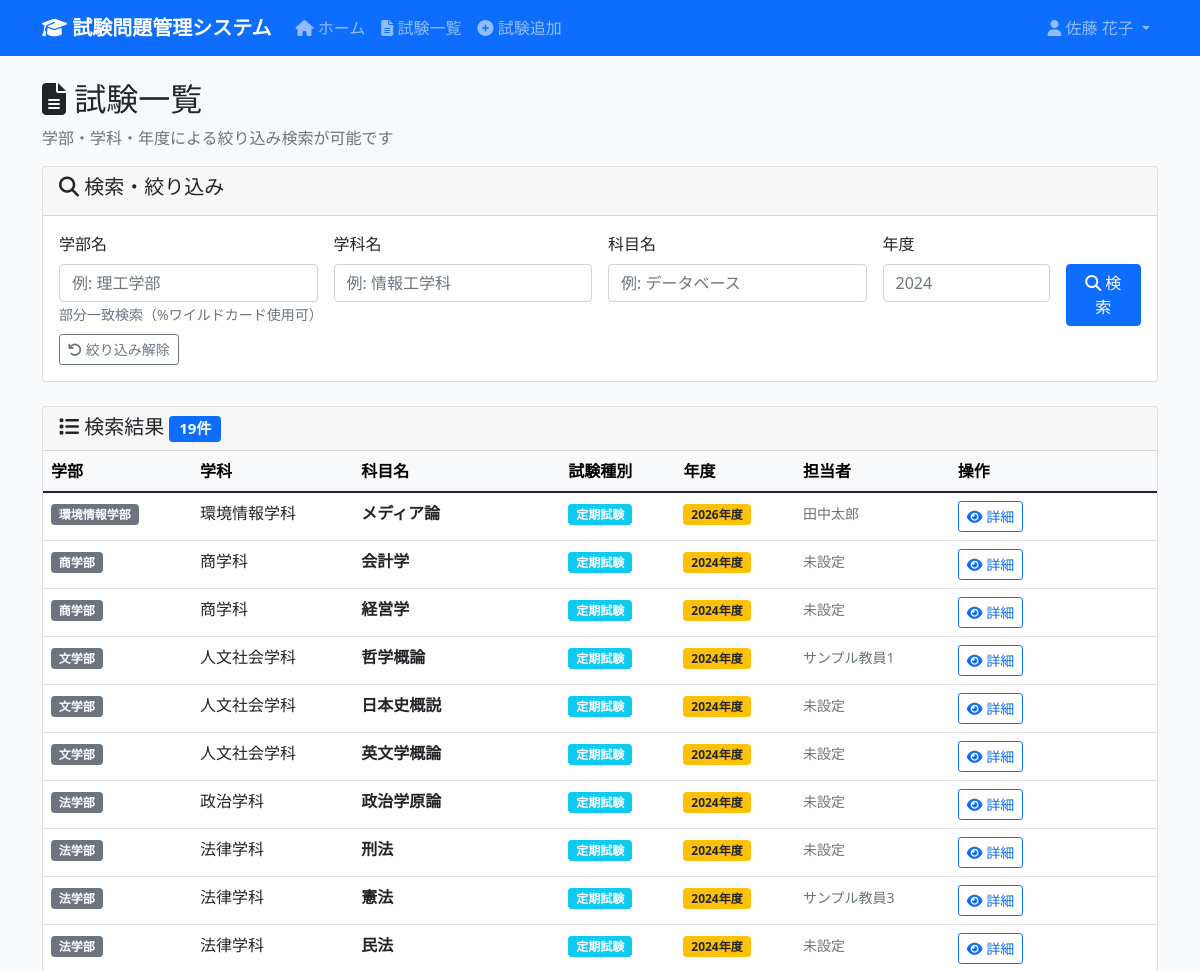
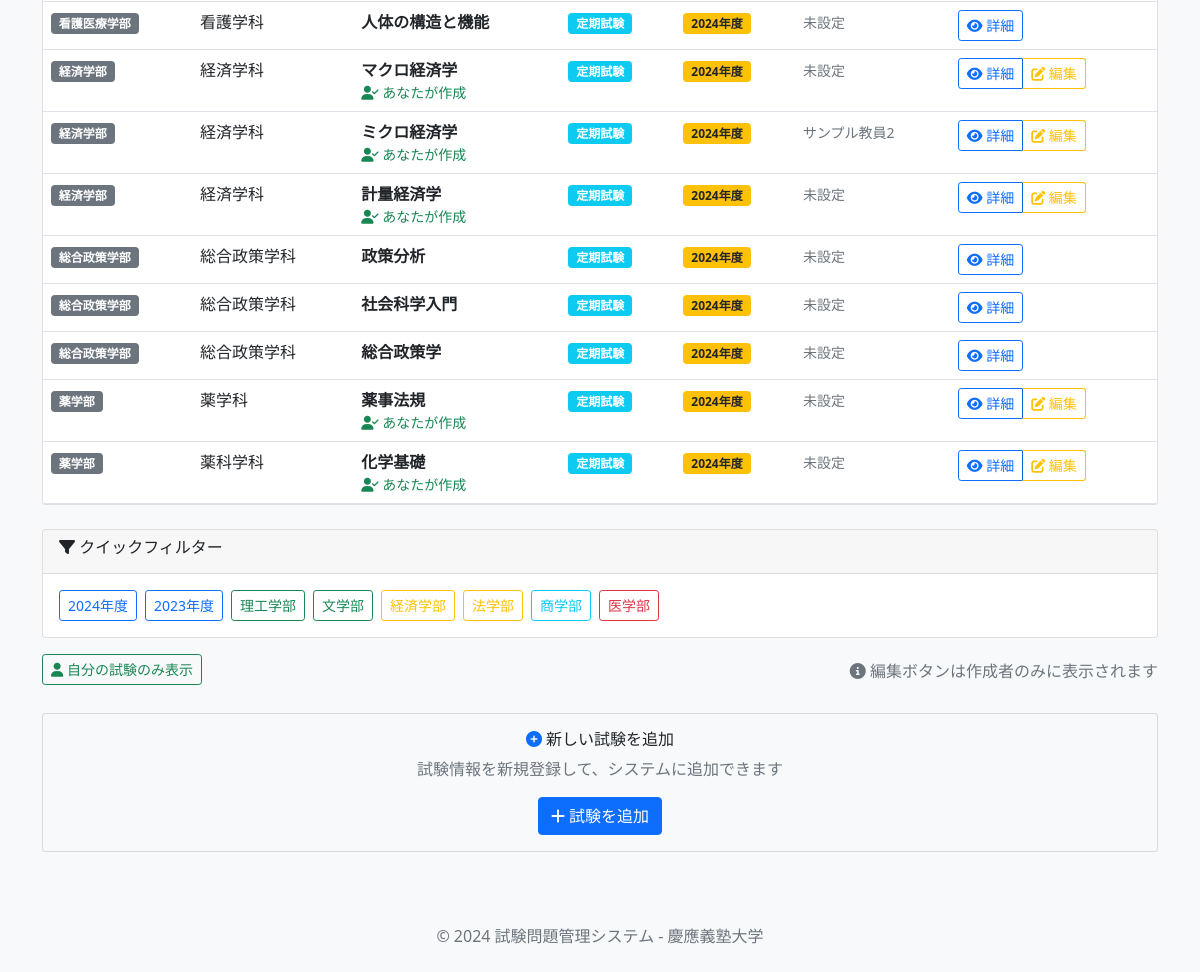
Page /exams (signed in) on the committed database (2 pictures, top to bottom).
### tables this page shows
CREATE TABLE Exams (
                exam_id INTEGER PRIMARY KEY AUTOINCREMENT,
                subject_id INTEGER NOT NULL,
                exam_type_id INTEGER NOT NULL,
                exam_year INTEGER NOT NULL,
                instructions TEXT,
                created_by INTEGER,
                created_at DATETIME DEFAULT CURRENT_TIMESTAMP,
                updated_at DATETIME DEFAULT CURRENT_TIMESTAMP,
                FOREIGN KEY (subject_id) REFERENCES Subjects(subject_id),
                FOREIGN KEY (exam_type_id) REFERENCES ExamTypes(exam_type_id),
                FOREIGN KEY (created_by) REFERENCES Users(user_id) ON DELETE SET NULL,
                UNIQUE(subject_id, exam_type_id, exam_year)
            );

### app.py (the view)
@app.route('/exams')
@login_required
def exams() -> str:
    cur = get_db().cursor()
    exam_list = cur.execute('''
        SELECT
            e.exam_id,
            f.faculty_name,
            d.department_name,
            s.subject_name,
            et.exam_type_name,
            e.exam_year,
            GROUP_CONCAT(p.professor_name, ', ') AS professors,
            e.created_by
        FROM Exams e
        JOIN Subjects s ON e.subject_id = s.subject_id
        JOIN Departments d ON s.department_id = d.department_id
        JOIN Faculties f ON d.faculty_id = f.faculty_id
        JOIN ExamTypes et ON e.exam_type_id = et.exam_type_id
        LEFT JOIN ExamProfessors ep ON e.exam_id = ep.exam_id
        LEFT JOIN Professors p ON ep.professor_id = p.professor_id
        GROUP BY e.exam_id, f.faculty_name, d.department_name, s.subject_name, et.exam_type_name, e.exam_year, e.created_by
        ORDER BY e.exam_year DESC, f.faculty_name, d.department_name, s.subject_name
    ''').fetchall()
    return render_template('exams/list.html', exam_list=exam_list)

### app.py (called while the page is built)
def get_db() -> sqlite3.Connection:
    db = getattr(g, '_database', None)
    if db is None:
        db = g._database = sqlite3.connect(DATABASE)
        db.execute('PRAGMA foreign_keys = ON')
        db.row_factory = sqlite3.Row
    return db

@app.teardown_appcontext
def close_connection(exception: Optional[BaseException]) -> None:
    db = getattr(g, '_database', None)
    if db is not None:
        db.close()

def login_required(f):
    @wraps(f)
    def decorated_function(*args, **kwargs):
        if 'user_id' not in session:
            return redirect(url_for('login'))
        return f(*args, **kwargs)
    return decorated_function

### templates/exams/list.html (shortened to what this page needs)
{% extends "base.html" %}
{% block content %}
<div class="row">
    <div class="col-12">
        <h2>
            <i class="fas fa-file-alt"></i> 試験一覧
        </h2>
        <p class="text-muted">学部・学科・年度による絞り込み検索が可能です</p>
    </div>
</div>
<div class="row mb-4">
    <div class="col-12">
        <div class="card">
            <div class="card-header">
                <h5><i class="fas fa-search"></i> 検索・絞り込み</h5>
            </div>
            <div class="card-body">
                <form method="POST" action="{{ url_for('exams_filtered') }}">
                    <div class="row g-3">
                        <div class="col-md-3">
                            <label for="faculty_filter" class="form-label">学部名</label>
                            <input type="text" class="form-control" id="faculty_filter" name="faculty_filter"
                                   value="{{ faculty_filter or '' }}" placeholder="例: 理工学部">
                            <small class="form-text text-muted">部分一致検索（%ワイルドカード使用可）</small>
                        </div>
                        <div class="col-md-3">
                            <label for="department_filter" class="form-label">学科名</label>
                            <input type="text" class="form-control" id="department_filter" name="department_filter"
                                   value="{{ department_filter or '' }}" placeholder="例: 情報工学科">
                        </div>
                        <div class="col-md-3">
                            <label for="subject_filter" class="form-label">科目名</label>
                            <input type="text" class="form-control" id="subject_filter" name="subject_filter"
                                   value="{{ subject_filter or '' }}" placeholder="例: データベース">
                        </div>
                        <div class="col-md-2">
                            <label for="year_filter" class="form-label">年度</label>
                            <input type="number" class="form-control" id="year_filter" name="year_filter"
                                   value="{{ year_filter or '' }}" min="2020" max="2030" placeholder="2024">
                        </div>
                        <div class="col-md-1">
                            <label class="form-label">&nbsp;</label>
                            <button type="submit" class="btn btn-primary w-100 d-block">
                                <i class="fas fa-search"></i>
                                <span class="d-none d-lg-inline"> 検索</span>
                            </button>
                        </div>
                    </div>
                    <div class="row mt-2">
                        <div class="col-12">
                            <a href="{{ url_for('exams') }}" class="btn btn-outline-secondary btn-sm me-2">
                                <i class="fas fa-undo"></i> 絞り込み解除
                            </a>
                        </div>
                    </div>
                </form>
            </div>
        </div>
    </div>
</div>
<div class="row">
    <div class="col-12">
        {% if exam_list %}
            <div class="card">
                <div class="card-header d-flex justify-content-between align-items-center">
                    <h5 class="mb-0">
                        <i class="fas fa-list"></i> 検索結果
                        <span class="badge bg-primary">{{ exam_list|length }}件</span>
                    </h5>
                </div>
                <div class="card-body p-0">
                    <div class="table-responsive">
                        <table class="table table-hover mb-0">
                            <thead class="table-light">
                                <tr>
                                    <th>学部</th>
                                    <th>学科</th>
                                    <th>科目名</th>
                                    <th>試験種別</th>
                                    <th>年度</th>
                                    <th>担当者</th>
                                    <th>操作</th>
                                </tr>
                            </thead>
                            <tbody>
                                {% for exam in exam_list %}
                                <tr data-created-by="{{ exam[7] if exam[7] else '' }}">
                                    <td>
                                        <span class="badge bg-secondary">{{ exam[1] }}</span>
                                    </td>
                                    <td>{{ exam[2] }}</td>
                                    <td>
                                        <strong>{{ exam[3] }}</strong>
                                        {% if session.user_id and exam[7] == session.user_id %}
                                            <small class="text-success d-block my-creation-mark">
                                                <i class="fas fa-user-check"></i> あなたが作成
                                            </small>
                                        {% endif %}
                                    </td>
                                    <td>
                                        <span class="badge bg-info">{{ exam[4] }}</span>
                                    </td>
                                    <td>
                                        <span class="badge bg-warning text-dark">{{ exam[5] }}年度</span>
                                    </td>
                                    <td>
                                        {% if exam[6] %}
                                            <small class="text-muted">{{ exam[6] }}</small>
                                        {% else %}
                                            <small class="text-muted">未設定</small>
                                        {% endif %}
                                    </td>
                                    <td>
                                        <div class="btn-group" role="group">
                                            <a href="{{ url_for('exam_detail', exam_id=exam[0]) }}"
                                               class="btn btn-sm btn-outline-primary">
                                                <i class="fas fa-eye"></i> 詳細
                                            </a>
                                            {% if session.user_id and exam[7] == session.user_id %}
                                                <a href="{{ url_for('exam_edit', exam_id=exam[0]) }}"
                                                   class="btn btn-sm btn-outline-warning"
                                                   title="あなたが作成した試験です">
                                                    <i class="fas fa-edit"></i> 編集
                                                </a>
                                            {% endif %}
                                        </div>
                                    </td>
                                </tr>
                                {% endfor %}
                            </tbody>
                        </table>
                    </div>
                </div>
            </div>
        {% endif %}
    </div>
</div>
{% if exam_list %}
<div class="row mt-4">
    <div class="col-12">
        <div class="card">
            <div class="card-header">
                <h6><i class="fas fa-filter"></i> クイックフィルター</h6>
            </div>
            <div class="card-body">
                <div class="d-none d-md-flex flex-wrap gap-2">
                    <button type="button" class="btn btn-outline-primary btn-sm" onclick="filterByYear(2024)">2024年度</button>
                    <button type="button" class="btn btn-outline-primary btn-sm" onclick="filterByYear(2023)">2023年度</button>
                    <button type="button" class="btn btn-outline-success btn-sm" onclick="filterByFaculty('理工学部')">理工学部</button>
                    <button type="button" class="btn btn-outline-success btn-sm" onclick="filterByFaculty('文学部')">文学部</button>
                    <button type="button" class="btn btn-outline-warning btn-sm" onclick="filterByFaculty('経済学部')">経済学部</button>
                    <button type="button" class="btn btn-outline-warning btn-sm" onclick="filterByFaculty('法学部')">法学部</button>
                    <button type="button" class="btn btn-outline-info btn-sm" onclick="filterByFaculty('商学部')">商学部</button>
                    <button type="button" class="btn btn-outline-danger btn-sm" onclick="filterByFaculty('医学部')">医学部</button>
                </div>
            </div>
        </div>
    </div>
</div>
{% endif %}
<div class="row mt-3">
    <div class="col-12">
        <div class="d-flex justify-content-between align-items-center">
            <div>
                <button type="button" class="btn btn-outline-success btn-sm" onclick="toggleMyExams()">
                    <i class="fas fa-user"></i> 自分の試験のみ表示
                </button>
            </div>
            <div>
                <span class="text-muted">
                    <i class="fas fa-info-circle"></i>
                    編集ボタンは作成者のみに表示されます
                </span>
            </div>
        </div>
    </div>
</div>
<div class="row mt-4">
    <div class="col-12">
        <div class="card bg-light">
            <div class="card-body text-center">
                <h6><i class="fas fa-plus-circle text-primary"></i> 新しい試験を追加</h6>
                <p class="text-muted mb-3">試験情報を新規登録して、システムに追加できます</p>
                <a href="{{ url_for('exam_add') }}" class="btn btn-primary">
                    <i class="fas fa-plus"></i> 試験を追加
                </a>
            </div>
        </div>
    </div>
</div>
{% endblock %}

### templates/base.html (style rules this page uses)
body { background-color: #f8f9fa; }

### templates/exams/list.html (style rules this page uses)
.form-label { font-weight: 500; margin-bottom: 0.5rem; }
.card-body form { margin-bottom: 0; }
.btn-group-vertical .btn, .d-flex .btn { margin-bottom: 0.25rem; }
.my-creation-mark { font-weight: 500; }
.btn-group .btn { margin-left: 0; }
.btn-group .btn:not(:first-child) { border-left: 1px solid rgba(0,0,0,0.1); }

### rows in the picture
Exams: exam "環境情報学部", exam "環境情報学科", exam "メディア論", exam "定期試験", exam_year "2026", exam "田中太郎"
Exams: exam "商学部", exam "商学科", exam "会計学", exam "定期試験", exam_year "2024", shows "未設定"
Exams: exam "商学部", exam "商学科", exam "経営学", exam "定期試験", exam_year "2024", shows "未設定"
Exams: exam "文学部", exam "人文社会学科", exam "哲学概論", exam "定期試験", exam_year "2024", exam "サンプル教員1"
Exams: exam "文学部", exam "人文社会学科", exam "日本史概説", exam "定期試験", exam_year "2024", shows "未設定"
Exams: exam "文学部", exam "人文社会学科", exam "英文学概論", exam "定期試験", exam_year "2024", shows "未設定"
Exams: exam "法学部", exam "政治学科", exam "政治学原論", exam "定期試験", exam_year "2024", shows "未設定"
Exams: exam "法学部", exam "法律学科", exam "刑法", exam "定期試験", exam_year "2024", shows "未設定"
Exams: exam "法学部", exam "法律学科", exam "憲法", exam "定期試験", exam_year "2024", exam "サンプル教員3"
Exams: exam "法学部", exam "法律学科", exam "民法", exam "定期試験", exam_year "2024", shows "未設定"
Exams: exam "看護医療学部", exam "看護学科", exam "人体の構造と機能", exam "定期試験", exam_year "2024", shows "未設定"
Exams: exam "経済学部", exam "経済学科", exam "マクロ経済学", shows "あなたが作成", exam "定期試験", exam_year "2024", shows "未設定"
Exams: exam "経済学部", exam "経済学科", exam "ミクロ経済学", shows "あなたが作成", exam "定期試験", exam_year "2024", exam "サンプル教員2"
Exams: exam "経済学部", exam "経済学科", exam "計量経済学", shows "あなたが作成", exam "定期試験", exam_year "2024", shows "未設定"
Exams: exam "総合政策学部", exam "総合政策学科", exam "政策分析", exam "定期試験", exam_year "2024", shows "未設定"
Exams: exam "総合政策学部", exam "総合政策学科", exam "社会科学入門", exam "定期試験", exam_year "2024", shows "未設定"
Exams: exam "総合政策学部", exam "総合政策学科", exam "総合政策学", exam "定期試験", exam_year "2024", shows "未設定"
Exams: exam "薬学部", exam "薬学科", exam "薬事法規", shows "あなたが作成", exam "定期試験", exam_year "2024", shows "未設定"
Exams: exam "薬学部", exam "薬科学科", exam "化学基礎", shows "あなたが作成", exam "定期試験", exam_year "2024", shows "未設定"

### other values in the picture
{{ session.full_name }} "佐藤 花子"
{{ exam_list|length }} "19"
